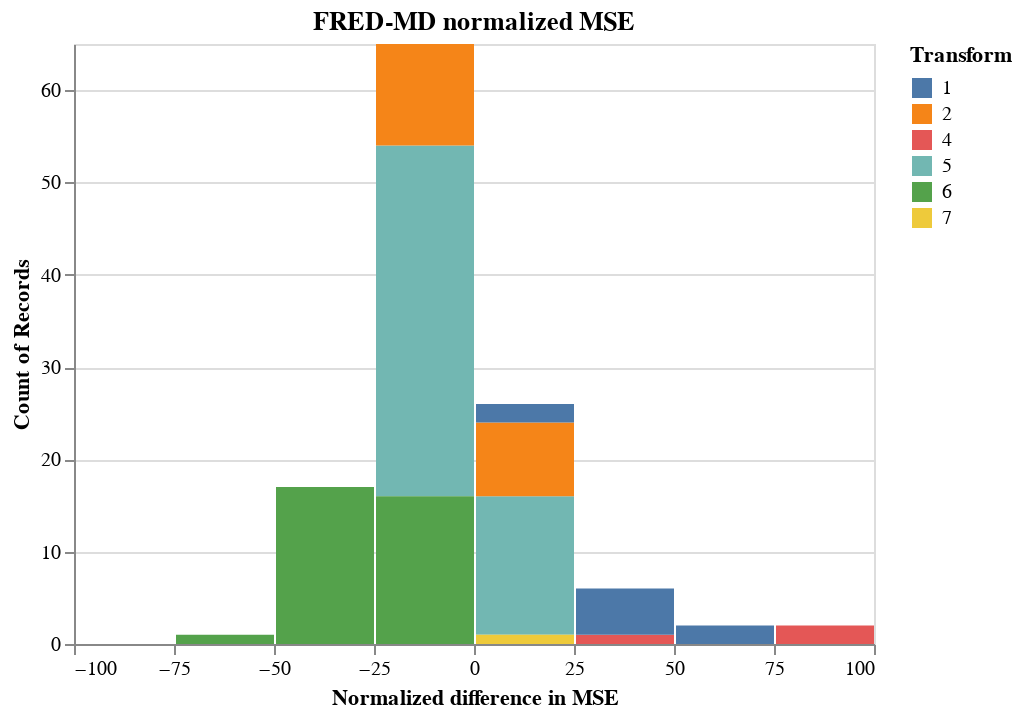

Write notebook code for a chart like this one.
### Code cell
(altair.Chart(total_df, title = 'FRED-MD normalized MSE').mark_bar().encode(
    altair.X("MSE_Ratio", bin=altair.Bin(extent=[-100, 100], step=25), title = 'Normalized difference in MSE'),
    y='count()',
         color=altair.Color('transform', title = 'Transform' )) )

### Figure 1 — Vega-Lite specification as saved in the notebook (floating-point values rounded to 4 significant figures)
{"config": {"view": {"continuousWidth": 400, "continuousHeight": 300}}, "data": {"name": "data-b1c57d727645cfcc09220cbe5350b597"}, "mark": "bar", "encoding": {"color": {"type": "nominal", "field": "transform", "title": "Transform"}, "x": {"type": "quantitative", "bin": {"extent": [-100, 100], "step": 25}, "field": "MSE_Ratio", "title": "Normalized difference in MSE"}, "y": {"type": "quantitative", "aggregate": "count"}}, "title": "FRED-MD normalized MSE", "$schema": "https://vega.github.io/schema/vega-lite/v4.8.1.json", "datasets": {"data-b1c57d727645cfcc09220cbe5350b597": [{"mets_mse": 0.0001452, "ar_mse": 0.0001476, "transform": "5", "ar_coef": -0.2899, "mets_coef": -0.3518, "MSE_Ratio": -1.619, "mets_beats_ar": 1}, {"mets_mse": 8.097e-05, "ar_mse": 8.124e-05, "transform": "5", "ar_coef": 0.1352, "mets_coef": 0.1508, "MSE_Ratio": -0.3319, "mets_beats_ar": 1}, {"mets_mse": 0.0002097, "ar_mse": 0.000211, "transform": "5", "ar_coef": 0.1079, "mets_coef": 0.1709, "MSE_Ratio": -0.5919, "mets_beats_ar": 1}, {"mets_mse": 0.0002163, "ar_mse": 0.0002164, "transform": "5", "ar_coef": 0.03817, "mets_coef": 0.05025, "MSE_Ratio": -0.04738, "mets_beats_ar": 1}, {"mets_mse": 0.000503, "ar_mse": 0.0005036, "transform": "5", "ar_coef": 0.05567, "mets_coef": 0.07035, "MSE_Ratio": -0.1278, "mets_beats_ar": 1}, {"mets_mse": 0.0001917, "ar_mse": 0.0001983, "transform": "5", "ar_coef": 0.2935, "mets_coef": 0.4121, "MSE_Ratio": -3.297, "mets_beats_ar": 1}, {"mets_mse": 0.000255, "ar_mse": 0.0002602, "transform": "5", "ar_coef": 0.2298, "mets_coef": 0.3116, "MSE_Ratio": -2.017, "mets_beats_ar": 1}, {"mets_mse": 0.0003102, "ar_mse": 0.0003159, "transform": "5", "ar_coef": 0.2067, "mets_coef": 0.2915, "MSE_Ratio": -1.817, "mets_beats_ar": 1}, {"mets_mse": 0.0002543, "ar_mse": 0.0002585, "transform": "5", "ar_coef": 0.1828, "mets_coef": 0.2714, "MSE_Ratio": -1.644, "mets_beats_ar": 1}, {"mets_mse": 0.003337, "ar_mse": 0.003408, "transform": "5", "ar_coef": 0.185, "mets_coef": 0.2915, "MSE_Ratio": -2.101, "mets_beats_ar": 1}, {"mets_mse": 8.599e-05, "ar_mse": 8.612e-05, "transform": "5", "ar_coef": -0.07929, "mets_coef": -0.09045, "MSE_Ratio": -0.1515, "mets_beats_ar": 1}, {"mets_mse": 0.0007581, "ar_mse": 0.0007673, "transform": "5", "ar_coef": 0.2075, "mets_coef": 0.2714, "MSE_Ratio": -1.195, "mets_beats_ar": 1}, {"mets_mse": 0.0001847, "ar_mse": 0.0001883, "transform": "5", "ar_coef": 0.274, "mets_coef": 0.3518, "MSE_Ratio": -1.873, "mets_beats_ar": 1}, {"mets_mse": 0.0004723, "ar_mse": 0.0004774, "transform": "5", "ar_coef": 0.2897, "mets_coef": 0.3317, "MSE_Ratio": -1.053, "mets_beats_ar": 1}, {"mets_mse": 0.0002148, "ar_mse": 0.0002149, "transform": "5", "ar_coef": -0.07536, "mets_coef": -0.07035, "MSE_Ratio": -0.01976, "mets_beats_ar": 1}, {"mets_mse": 0.0002994, "ar_mse": 0.0003039, "transform": "5", "ar_coef": 0.2303, "mets_coef": 0.2915, "MSE_Ratio": -1.499, "mets_beats_ar": 1}, {"mets_mse": 0.002339, "ar_mse": 0.002366, "transform": "5", "ar_coef": -0.1762, "mets_coef": -0.2513, "MSE_Ratio": -1.136, "mets_beats_ar": 1}, {"mets_mse": 0.0006897, "ar_mse": 0.0006898, "transform": "5", "ar_coef": -0.04132, "mets_coef": -0.05025, "MSE_Ratio": -0.01994, "mets_beats_ar": 1}, {"mets_mse": 1.313, "ar_mse": 1.337, "transform": "2", "ar_coef": 0.2524, "mets_coef": 0.3317, "MSE_Ratio": -1.747, "mets_beats_ar": 1}, {"mets_mse": 70510.0, "ar_mse": 70990.0, "transform": "2", "ar_coef": -0.2203, "mets_coef": -0.2513, "MSE_Ratio": -0.667, "mets_beats_ar": 1}, {"mets_mse": 0.004171, "ar_mse": 0.004221, "transform": "2", "ar_coef": 0.2481, "mets_coef": 0.2915, "MSE_Ratio": -1.169, "mets_beats_ar": 1}, {"mets_mse": 1.708e-05, "ar_mse": 1.708e-05, "transform": "5", "ar_coef": -0.008477, "mets_coef": -0.01005, "MSE_Ratio": -0.00101, "mets_beats_ar": 1}, {"mets_mse": 0.0001788, "ar_mse": 0.0001788, "transform": "5", "ar_coef": 0.01304, "mets_coef": 0.01005, "MSE_Ratio": -0.0007715, "mets_beats_ar": 1}, {"mets_mse": 0.779, "ar_mse": 0.779, "transform": "2", "ar_coef": 0.02093, "mets_coef": 0.03015, "MSE_Ratio": -0.005593, "mets_beats_ar": 1}, {"mets_mse": 2.12, "ar_mse": 2.123, "transform": "2", "ar_coef": 0.1043, "mets_coef": 0.1307, "MSE_Ratio": -0.166, "mets_beats_ar": 1}, {"mets_mse": 0.02926, "ar_mse": 0.02994, "transform": "5", "ar_coef": -0.2269, "mets_coef": -0.3317, "MSE_Ratio": -2.294, "mets_beats_ar": 1}, {"mets_mse": 0.02053, "ar_mse": 0.02152, "transform": "5", "ar_coef": 0.3523, "mets_coef": 0.4724, "MSE_Ratio": -4.614, "mets_beats_ar": 1}, {"mets_mse": 0.006955, "ar_mse": 0.006849, "transform": "5", "ar_coef": 0.3716, "mets_coef": 0.3518, "MSE_Ratio": 1.558, "mets_beats_ar": 0}, {"mets_mse": 0.01596, "ar_mse": 0.01597, "transform": "5", "ar_coef": 0.257, "mets_coef": 0.2714, "MSE_Ratio": -0.05787, "mets_beats_ar": 1}, {"mets_mse": 0.003667, "ar_mse": 0.003663, "transform": "5", "ar_coef": 0.0772, "mets_coef": 0.07035, "MSE_Ratio": 0.1064, "mets_beats_ar": 0}, {"mets_mse": 0.04764, "ar_mse": 0.0484, "transform": "5", "ar_coef": 0.1932, "mets_coef": 0.2714, "MSE_Ratio": -1.575, "mets_beats_ar": 1}, {"mets_mse": 0.0001557, "ar_mse": 0.0001557, "transform": "5", "ar_coef": 0.0006761, "mets_coef": -0.0, "MSE_Ratio": 4.214e-05, "mets_beats_ar": 0}, {"mets_mse": 0.000124, "ar_mse": 0.000124, "transform": "5", "ar_coef": 0.006997, "mets_coef": 0.01005, "MSE_Ratio": 0.0008882, "mets_beats_ar": 0}, {"mets_mse": 8.434e-05, "ar_mse": 7.348e-05, "transform": "5", "ar_coef": 0.7305, "mets_coef": 0.7538, "MSE_Ratio": 14.78, "mets_beats_ar": 0}, {"mets_mse": 0.0002078, "ar_mse": 0.0002078, "transform": "5", "ar_coef": -0.05556, "mets_coef": -0.05025, "MSE_Ratio": 0.004859, "mets_beats_ar": 0}, {"mets_mse": 9.717e-05, "ar_mse": 9.718e-05, "transform": "5", "ar_coef": 0.05371, "mets_coef": 0.05025, "MSE_Ratio": -0.01728, "mets_beats_ar": 1}, {"mets_mse": 0.0001237, "ar_mse": 0.0001238, "transform": "5", "ar_coef": 0.09766, "mets_coef": 0.1106, "MSE_Ratio": -0.09057, "mets_beats_ar": 1}, {"mets_mse": 6.334e-05, "ar_mse": 6.334e-05, "transform": "5", "ar_coef": -0.04053, "mets_coef": -0.05025, "MSE_Ratio": -0.008704, "mets_beats_ar": 1}, {"mets_mse": 0.0001642, "ar_mse": 0.0001642, "transform": "5", "ar_coef": 0.01279, "mets_coef": 0.01005, "MSE_Ratio": -0.001251, "mets_beats_ar": 1}, {"mets_mse": 0.0001165, "ar_mse": 0.0001166, "transform": "5", "ar_coef": 0.01014, "mets_coef": 0.01005, "MSE_Ratio": -0.002072, "mets_beats_ar": 1}, {"mets_mse": 3.409e-05, "ar_mse": 3.409e-05, "transform": "5", "ar_coef": 0.07958, "mets_coef": 0.09045, "MSE_Ratio": 0.00185, "mets_beats_ar": 0}, {"mets_mse": 0.0001999, "ar_mse": 0.0001999, "transform": "5", "ar_coef": -0.009983, "mets_coef": -0.01005, "MSE_Ratio": -0.002576, "mets_beats_ar": 1}, {"mets_mse": 8.882e-06, "ar_mse": 8.781e-06, "transform": "5", "ar_coef": 0.3096, "mets_coef": 0.2915, "MSE_Ratio": 1.148, "mets_beats_ar": 0}, {"mets_mse": 2.041e-05, "ar_mse": 2.089e-05, "transform": "5", "ar_coef": 0.3492, "mets_coef": 0.4121, "MSE_Ratio": -2.298, "mets_beats_ar": 1}, {"mets_mse": 0.4384, "ar_mse": 0.07683, "transform": "1", "ar_coef": 0.9087, "mets_coef": 0.05025, "MSE_Ratio": 470.6, "mets_beats_ar": 0}, {"mets_mse": 0.01924, "ar_mse": 0.01923, "transform": "2", "ar_coef": -0.0983, "mets_coef": -0.09045, "MSE_Ratio": 0.06674, "mets_beats_ar": 0}, {"mets_mse": 0.4771, "ar_mse": 0.08578, "transform": "1", "ar_coef": 0.906, "mets_coef": 0.05025, "MSE_Ratio": 456.2, "mets_beats_ar": 0}, {"mets_mse": 0.08275, "ar_mse": 0.009149, "transform": "4", "ar_coef": 0.9575, "mets_coef": 0.2312, "MSE_Ratio": 804.5, "mets_beats_ar": 0}, {"mets_mse": 0.09913, "ar_mse": 0.07258, "transform": "4", "ar_coef": 0.5864, "mets_coef": 0.2312, "MSE_Ratio": 36.59, "mets_beats_ar": 0}, {"mets_mse": 0.08113, "ar_mse": 0.04562, "transform": "4", "ar_coef": 0.7235, "mets_coef": 0.2111, "MSE_Ratio": 77.85, "mets_beats_ar": 0}, {"mets_mse": 0.08126, "ar_mse": 0.01353, "transform": "4", "ar_coef": 0.934, "mets_coef": 0.2714, "MSE_Ratio": 500.5, "mets_beats_ar": 0}, {"mets_mse": 0.1105, "ar_mse": 0.02758, "transform": "4", "ar_coef": 0.9128, "mets_coef": 0.4322, "MSE_Ratio": 300.9, "mets_beats_ar": 0}, {"mets_mse": 0.08245, "ar_mse": 0.004112, "transform": "4", "ar_coef": 0.982, "mets_coef": 0.2312, "MSE_Ratio": 1905.0, "mets_beats_ar": 0}, {"mets_mse": 0.0849, "ar_mse": 0.04695, "transform": "4", "ar_coef": 0.7389, "mets_coef": 0.3116, "MSE_Ratio": 80.82, "mets_beats_ar": 0}, {"mets_mse": 0.05697, "ar_mse": 0.01132, "transform": "4", "ar_coef": 0.9192, "mets_coef": 0.2714, "MSE_Ratio": 403.3, "mets_beats_ar": 0}, {"mets_mse": 0.07781, "ar_mse": 0.00522, "transform": "4", "ar_coef": 0.9763, "mets_coef": 0.2714, "MSE_Ratio": 1391.0, "mets_beats_ar": 0}, {"mets_mse": 0.1046, "ar_mse": 0.01354, "transform": "4", "ar_coef": 0.96, "mets_coef": 0.4724, "MSE_Ratio": 673.0, "mets_beats_ar": 0}, {"mets_mse": 0.0007229, "ar_mse": 0.0007671, "transform": "5", "ar_coef": 0.3918, "mets_coef": 0.5528, "MSE_Ratio": -5.768, "mets_beats_ar": 1}, {"mets_mse": 0.002577, "ar_mse": 0.002582, "transform": "5", "ar_coef": -0.164, "mets_coef": -0.1709, "MSE_Ratio": -0.1835, "mets_beats_ar": 1}, {"mets_mse": 0.008995, "ar_mse": 0.009442, "transform": "5", "ar_coef": -0.3531, "mets_coef": -0.4925, "MSE_Ratio": -4.733, "mets_beats_ar": 1}, {"mets_mse": 6.764e-05, "ar_mse": 6.276e-05, "transform": "5", "ar_coef": 0.535, "mets_coef": 0.4523, "MSE_Ratio": 7.776, "mets_beats_ar": 0}, {"mets_mse": 1.809e-05, "ar_mse": 1.511e-05, "transform": "5", "ar_coef": 0.7696, "mets_coef": 0.794, "MSE_Ratio": 19.68, "mets_beats_ar": 0}, {"mets_mse": 0.0008392, "ar_mse": 0.0008427, "transform": "2", "ar_coef": 0.1266, "mets_coef": 0.1508, "MSE_Ratio": -0.4106, "mets_beats_ar": 1}, {"mets_mse": 0.0002477, "ar_mse": 0.0002891, "transform": "6", "ar_coef": 0.6974, "mets_coef": 1.035, "MSE_Ratio": -14.33, "mets_beats_ar": 1}, {"mets_mse": 4.015e-05, "ar_mse": 6.571e-05, "transform": "6", "ar_coef": 0.782, "mets_coef": 1.477, "MSE_Ratio": -38.9, "mets_beats_ar": 1}, {"mets_mse": 4.038e-05, "ar_mse": 4.349e-05, "transform": "5", "ar_coef": 0.6426, "mets_coef": 0.8141, "MSE_Ratio": -7.146, "mets_beats_ar": 1}, {"mets_mse": 0.001466, "ar_mse": 0.002697, "transform": "6", "ar_coef": 0.7106, "mets_coef": 1.578, "MSE_Ratio": -45.66, "mets_beats_ar": 1}, {"mets_mse": 0.0107, "ar_mse": 0.02358, "transform": "6", "ar_coef": 0.7761, "mets_coef": 1.759, "MSE_Ratio": -54.64, "mets_beats_ar": 1}, {"mets_mse": 2.699, "ar_mse": 2.699, "transform": "7", "ar_coef": 0.04758, "mets_coef": 0.05025, "MSE_Ratio": 0.00104, "mets_beats_ar": 0}, {"mets_mse": 0.000224, "ar_mse": 0.0004083, "transform": "6", "ar_coef": 0.7365, "mets_coef": 1.578, "MSE_Ratio": -45.12, "mets_beats_ar": 1}, {"mets_mse": 3.206e-05, "ar_mse": 4.092e-05, "transform": "6", "ar_coef": 0.7051, "mets_coef": 1.156, "MSE_Ratio": -21.66, "mets_beats_ar": 1}, {"mets_mse": 6.183e-05, "ar_mse": 6.946e-05, "transform": "6", "ar_coef": 0.5877, "mets_coef": 0.8543, "MSE_Ratio": -10.97, "mets_beats_ar": 1}, {"mets_mse": 3.902e-06, "ar_mse": 3.946e-06, "transform": "2", "ar_coef": -0.2942, "mets_coef": -0.3317, "MSE_Ratio": -1.119, "mets_beats_ar": 1}, {"mets_mse": 0.001673, "ar_mse": 0.00168, "transform": "5", "ar_coef": 0.209, "mets_coef": 0.2312, "MSE_Ratio": -0.4069, "mets_beats_ar": 1}, {"mets_mse": 0.001537, "ar_mse": 0.001545, "transform": "5", "ar_coef": 0.2017, "mets_coef": 0.2312, "MSE_Ratio": -0.5228, "mets_beats_ar": 1}, {"mets_mse": 0.00935, "ar_mse": 0.009449, "transform": "2", "ar_coef": 0.2983, "mets_coef": 0.3317, "MSE_Ratio": -1.045, "mets_beats_ar": 1}, {"mets_mse": 0.002817, "ar_mse": 0.002614, "transform": "5", "ar_coef": 0.6642, "mets_coef": 0.6734, "MSE_Ratio": 7.772, "mets_beats_ar": 0}, {"mets_mse": 0.01845, "ar_mse": 0.01832, "transform": "2", "ar_coef": 0.5768, "mets_coef": 0.6332, "MSE_Ratio": 0.7153, "mets_beats_ar": 0}, {"mets_mse": 0.03369, "ar_mse": 0.03365, "transform": "2", "ar_coef": 0.2729, "mets_coef": 0.2714, "MSE_Ratio": 0.09662, "mets_beats_ar": 0}, {"mets_mse": 0.02814, "ar_mse": 0.02797, "transform": "2", "ar_coef": 0.4041, "mets_coef": 0.392, "MSE_Ratio": 0.5942, "mets_beats_ar": 0}, {"mets_mse": 0.02303, "ar_mse": 0.02249, "transform": "2", "ar_coef": 0.4704, "mets_coef": 0.4322, "MSE_Ratio": 2.377, "mets_beats_ar": 0}, {"mets_mse": 0.02354, "ar_mse": 0.0229, "transform": "2", "ar_coef": 0.4885, "mets_coef": 0.4523, "MSE_Ratio": 2.806, "mets_beats_ar": 0}, {"mets_mse": 0.04041, "ar_mse": 0.04012, "transform": "2", "ar_coef": 0.2675, "mets_coef": 0.2513, "MSE_Ratio": 0.7308, "mets_beats_ar": 0}, {"mets_mse": 0.04076, "ar_mse": 0.04082, "transform": "2", "ar_coef": 0.2381, "mets_coef": 0.2513, "MSE_Ratio": -0.1392, "mets_beats_ar": 1}, {"mets_mse": 0.03198, "ar_mse": 0.03202, "transform": "2", "ar_coef": 0.1014, "mets_coef": 0.1106, "MSE_Ratio": -0.1396, "mets_beats_ar": 1}, {"mets_mse": 0.04651, "ar_mse": 0.04712, "transform": "2", "ar_coef": 0.2634, "mets_coef": 0.3116, "MSE_Ratio": -1.29, "mets_beats_ar": 1}, {"mets_mse": 0.03511, "ar_mse": 0.0291, "transform": "1", "ar_coef": 0.7697, "mets_coef": 0.794, "MSE_Ratio": 20.66, "mets_beats_ar": 0}, {"mets_mse": 0.02063, "ar_mse": 0.01493, "transform": "1", "ar_coef": 0.8847, "mets_coef": 1.055, "MSE_Ratio": 38.12, "mets_beats_ar": 0}, {"mets_mse": 0.01745, "ar_mse": 0.01268, "transform": "1", "ar_coef": 0.9054, "mets_coef": 1.116, "MSE_Ratio": 37.66, "mets_beats_ar": 0}, {"mets_mse": 0.02051, "ar_mse": 0.01561, "transform": "1", "ar_coef": 0.9135, "mets_coef": 1.216, "MSE_Ratio": 31.37, "mets_beats_ar": 0}, {"mets_mse": 0.07869, "ar_mse": 0.05153, "transform": "1", "ar_coef": 0.9656, "mets_coef": 1.417, "MSE_Ratio": 52.72, "mets_beats_ar": 0}, {"mets_mse": 0.1015, "ar_mse": 0.06465, "transform": "1", "ar_coef": 0.9806, "mets_coef": 1.618, "MSE_Ratio": 56.98, "mets_beats_ar": 0}, {"mets_mse": 0.1271, "ar_mse": 0.08546, "transform": "1", "ar_coef": 0.9868, "mets_coef": 1.678, "MSE_Ratio": 48.7, "mets_beats_ar": 0}, {"mets_mse": 0.1782, "ar_mse": 0.1362, "transform": "1", "ar_coef": 0.982, "mets_coef": 1.698, "MSE_Ratio": 30.9, "mets_beats_ar": 0}, {"mets_mse": 0.0002348, "ar_mse": 0.000234, "transform": "5", "ar_coef": 0.3706, "mets_coef": 0.3719, "MSE_Ratio": 0.3672, "mets_beats_ar": 0}, {"mets_mse": 0.0005344, "ar_mse": 0.0005343, "transform": "5", "ar_coef": 0.08358, "mets_coef": 0.09045, "MSE_Ratio": 0.03498, "mets_beats_ar": 0}, {"mets_mse": 0.0004926, "ar_mse": 0.0004866, "transform": "5", "ar_coef": 0.28, "mets_coef": 0.2312, "MSE_Ratio": 1.248, "mets_beats_ar": 0}, {"mets_mse": 0.000459, "ar_mse": 0.0004544, "transform": "5", "ar_coef": 0.3099, "mets_coef": 0.2915, "MSE_Ratio": 1.019, "mets_beats_ar": 0}, {"mets_mse": 0.0003858, "ar_mse": 0.0003872, "transform": "5", "ar_coef": 0.2926, "mets_coef": 0.3116, "MSE_Ratio": -0.3514, "mets_beats_ar": 1}, {"mets_mse": 6.778e-05, "ar_mse": 8.54e-05, "transform": "6", "ar_coef": 0.6619, "mets_coef": 1.075, "MSE_Ratio": -20.64, "mets_beats_ar": 1}, {"mets_mse": 0.0001216, "ar_mse": 0.0001543, "transform": "6", "ar_coef": 0.6579, "mets_coef": 1.075, "MSE_Ratio": -21.22, "mets_beats_ar": 1}, {"mets_mse": 8.46e-05, "ar_mse": 0.0001365, "transform": "6", "ar_coef": 0.802, "mets_coef": 1.497, "MSE_Ratio": -38.0, "mets_beats_ar": 1}, {"mets_mse": 0.001515, "ar_mse": 0.001807, "transform": "6", "ar_coef": 0.7514, "mets_coef": 1.136, "MSE_Ratio": -16.13, "mets_beats_ar": 1}, {"mets_mse": 0.01737, "ar_mse": 0.02415, "transform": "6", "ar_coef": 0.6036, "mets_coef": 1.156, "MSE_Ratio": -28.07, "mets_beats_ar": 1}, {"mets_mse": 0.001509, "ar_mse": 0.001999, "transform": "6", "ar_coef": 0.7087, "mets_coef": 1.196, "MSE_Ratio": -24.52, "mets_beats_ar": 1}, {"mets_mse": 8.283e-06, "ar_mse": 1.397e-05, "transform": "6", "ar_coef": 0.7087, "mets_coef": 1.457, "MSE_Ratio": -40.73, "mets_beats_ar": 1}, {"mets_mse": 6.225e-05, "ar_mse": 8.661e-05, "transform": "6", "ar_coef": 0.5341, "mets_coef": 1.136, "MSE_Ratio": -28.13, "mets_beats_ar": 1}, {"mets_mse": 0.0002833, "ar_mse": 0.000462, "transform": "6", "ar_coef": 0.6788, "mets_coef": 1.397, "MSE_Ratio": -38.68, "mets_beats_ar": 1}, {"mets_mse": 4.259e-06, "ar_mse": 4.977e-06, "transform": "6", "ar_coef": 0.5916, "mets_coef": 0.9146, "MSE_Ratio": -14.44, "mets_beats_ar": 1}, {"mets_mse": 4.83e-05, "ar_mse": 7.55e-05, "transform": "6", "ar_coef": 0.6931, "mets_coef": 1.357, "MSE_Ratio": -36.02, "mets_beats_ar": 1}, {"mets_mse": 7.664e-06, "ar_mse": 1.069e-05, "transform": "6", "ar_coef": 0.7752, "mets_coef": 1.437, "MSE_Ratio": -28.29, "mets_beats_ar": 1}, {"mets_mse": 1.107e-06, "ar_mse": 1.526e-06, "transform": "6", "ar_coef": 0.7723, "mets_coef": 1.317, "MSE_Ratio": -27.47, "mets_beats_ar": 1}, {"mets_mse": 1.133e-05, "ar_mse": 1.956e-05, "transform": "6", "ar_coef": 0.7032, "mets_coef": 1.477, "MSE_Ratio": -42.11, "mets_beats_ar": 1}, {"mets_mse": 1.797e-05, "ar_mse": 2.994e-05, "transform": "6", "ar_coef": 0.7148, "mets_coef": 1.437, "MSE_Ratio": -39.97, "mets_beats_ar": 1}, {"mets_mse": 9.676e-06, "ar_mse": 1.629e-05, "transform": "6", "ar_coef": 0.7069, "mets_coef": 1.457, "MSE_Ratio": -40.6, "mets_beats_ar": 1}, {"mets_mse": 4.174e-06, "ar_mse": 6.379e-06, "transform": "6", "ar_coef": 0.7279, "mets_coef": 1.357, "MSE_Ratio": -34.57, "mets_beats_ar": 1}, {"mets_mse": 9.827e-06, "ar_mse": 1.184e-05, "transform": "6", "ar_coef": 0.4576, "mets_coef": 0.8945, "MSE_Ratio": -17.03, "mets_beats_ar": 1}, {"mets_mse": 5.759e-05, "ar_mse": 8.932e-05, "transform": "6", "ar_coef": 0.6979, "mets_coef": 1.337, "MSE_Ratio": -35.52, "mets_beats_ar": 1}, {"mets_mse": 1.139e-06, "ar_mse": 1.212e-06, "transform": "6", "ar_coef": 0.7172, "mets_coef": 0.995, "MSE_Ratio": -6.02, "mets_beats_ar": 1}, {"mets_mse": 4.06e-06, "ar_mse": 4.118e-06, "transform": "6", "ar_coef": 0.4925, "mets_coef": 0.5729, "MSE_Ratio": -1.4, "mets_beats_ar": 1}, {"mets_mse": 2.456e-05, "ar_mse": 2.531e-05, "transform": "6", "ar_coef": 0.2538, "mets_coef": 0.3719, "MSE_Ratio": -2.961, "mets_beats_ar": 1}, {"mets_mse": 5.116e-06, "ar_mse": 5.379e-06, "transform": "6", "ar_coef": 0.4371, "mets_coef": 0.593, "MSE_Ratio": -4.895, "mets_beats_ar": 1}, {"mets_mse": 17.34, "ar_mse": 17.34, "transform": "2", "ar_coef": 0.01507, "mets_coef": 0.01005, "MSE_Ratio": 0.001191, "mets_beats_ar": 0}, {"mets_mse": 7.2e-05, "ar_mse": 0.0001215, "transform": "6", "ar_coef": 0.7723, "mets_coef": 1.497, "MSE_Ratio": -40.72, "mets_beats_ar": 1}, {"mets_mse": 0.0005772, "ar_mse": 0.0006403, "transform": "6", "ar_coef": 0.5531, "mets_coef": 0.7739, "MSE_Ratio": -9.851, "mets_beats_ar": 1}, {"mets_mse": 0.0009701, "ar_mse": 0.001111, "transform": "6", "ar_coef": 0.4811, "mets_coef": 0.794, "MSE_Ratio": -12.67, "mets_beats_ar": 1}, {"mets_mse": 0.000121, "ar_mse": 0.0001435, "transform": "6", "ar_coef": 0.5196, "mets_coef": 0.9146, "MSE_Ratio": -15.65, "mets_beats_ar": 1}, {"mets_mse": 39.32, "ar_mse": 35.31, "transform": "1", "ar_coef": 0.8098, "mets_coef": 0.995, "MSE_Ratio": 11.36, "mets_beats_ar": 0}]}}
